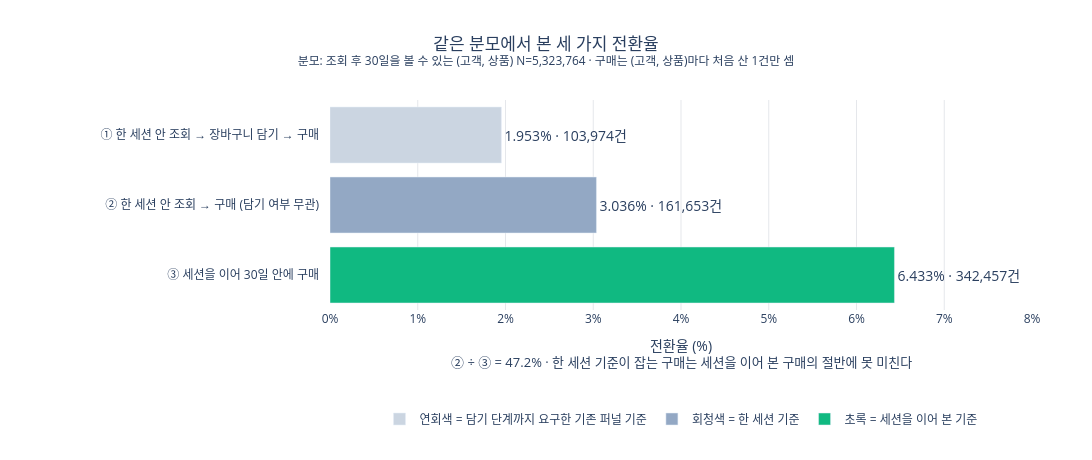

Notebook cell for this chart:
### Code cell
conv_colors = ['#CBD5E1', '#93A8C4', COLORS['purchase']]
conv_legend = [
    '연회색 = 담기 단계까지 요구한 기존 퍼널 기준',
    '회청색 = 한 세션 기준',
    '초록 = 세션을 이어 본 기준',
]
fig = go.Figure()
for i, row in conversion.iterrows():
    fig.add_trace(go.Bar(
        x=[row['전환율 (%)']], y=[row['전환율']], orientation='h',
        name=conv_legend[i], marker_color=conv_colors[i],
        text=[f"{row['전환율 (%)']:.3f}% · {row['구매한 (고객, 상품)']:,}건"],
        textposition='outside', cliponaxis=False, textfont_size=14,
        hovertemplate='%{y}<br>%{text}<extra></extra>',
    ))
fig.add_annotation(
    x=0.5, y=-0.30, xref='paper', yref='paper', showarrow=False, font=dict(size=13),
    text=f'② ÷ ③ = {one_session_n / representative * 100:.1f}% · 한 세션 기준이 잡는 구매는 세션을 이어 본 구매의 절반에 못 미친다',
)
fig.update_layout(
    title=dict(text=f'같은 분모에서 본 세 가지 전환율<br><sup>분모: 조회 후 30일을 볼 수 있는 (고객, 상품) N={eligible_30day:,} · 구매는 (고객, 상품)마다 처음 산 1건만 셈</sup>', x=0.5),
    barmode='overlay',
    xaxis=dict(title='전환율 (%)', range=[0, 8], ticksuffix='%', gridcolor='#E5E7EB'),
    yaxis=dict(categoryorder='array', categoryarray=conversion['전환율'].tolist(), autorange='reversed', ticklabelstandoff=10),
    legend=dict(orientation='h', x=0.5, xanchor='center', y=-0.45),
    paper_bgcolor='white', plot_bgcolor='white', height=460, width=1108,
    margin=dict(l=330, r=60, t=100, b=150),
)
fig.show()

### Figure 1 — Plotly figure (JSON) as saved in the notebook; plotly's stock layout.template omitted (floating-point values rounded to 4 significant figures)
{"data": [{"cliponaxis": false, "hovertemplate": "%{y}<br>%{text}<extra></extra>", "marker": {"color": "#CBD5E1"}, "name": "연회색 = 담기 단계까지 요구한 기존 퍼널 기준", "orientation": "h", "text": ["1.953% · 103,974건"], "textfont": {"size": 14}, "textposition": "outside", "type": "bar", "x": [1.953], "y": ["① 한 세션 안 조회 → 장바구니 담기 → 구매"]}, {"cliponaxis": false, "hovertemplate": "%{y}<br>%{text}<extra></extra>", "marker": {"color": "#93A8C4"}, "name": "회청색 = 한 세션 기준", "orientation": "h", "text": ["3.036% · 161,653건"], "textfont": {"size": 14}, "textposition": "outside", "type": "bar", "x": [3.036], "y": ["② 한 세션 안 조회 → 구매 (담기 여부 무관)"]}, {"cliponaxis": false, "hovertemplate": "%{y}<br>%{text}<extra></extra>", "marker": {"color": "#10B981"}, "name": "초록 = 세션을 이어 본 기준", "orientation": "h", "text": ["6.433% · 342,457건"], "textfont": {"size": 14}, "textposition": "outside", "type": "bar", "x": [6.433], "y": ["③ 세션을 이어 30일 안에 구매"]}], "layout": {"annotations": [{"font": {"size": 13}, "showarrow": false, "text": "② ÷ ③ = 47.2% · 한 세션 기준이 잡는 구매는 세션을 이어 본 구매의 절반에 못 미친다", "x": 0.5, "xref": "paper", "y": -0.3, "yref": "paper"}], "barmode": "overlay", "height": 460, "legend": {"orientation": "h", "x": 0.5, "xanchor": "center", "y": -0.45}, "margin": {"b": 150, "l": 330, "r": 60, "t": 100}, "paper_bgcolor": "white", "plot_bgcolor": "white", "title": {"text": "같은 분모에서 본 세 가지 전환율<br><sup>분모: 조회 후 30일을 볼 수 있는 (고객, 상품) N=5,323,764 · 구매는 (고객, 상품)마다 처음 산 1건만 셈</sup>", "x": 0.5}, "width": 1108, "xaxis": {"gridcolor": "#E5E7EB", "range": [0, 8], "ticksuffix": "%", "title": {"text": "전환율 (%)"}}, "yaxis": {"autorange": "reversed", "categoryarray": ["① 한 세션 안 조회 → 장바구니 담기 → 구매", "② 한 세션 안 조회 → 구매 (담기 여부 무관)", "③ 세션을 이어 30일 안에 구매"], "categoryorder": "array", "ticklabelstandoff": 10}}}
